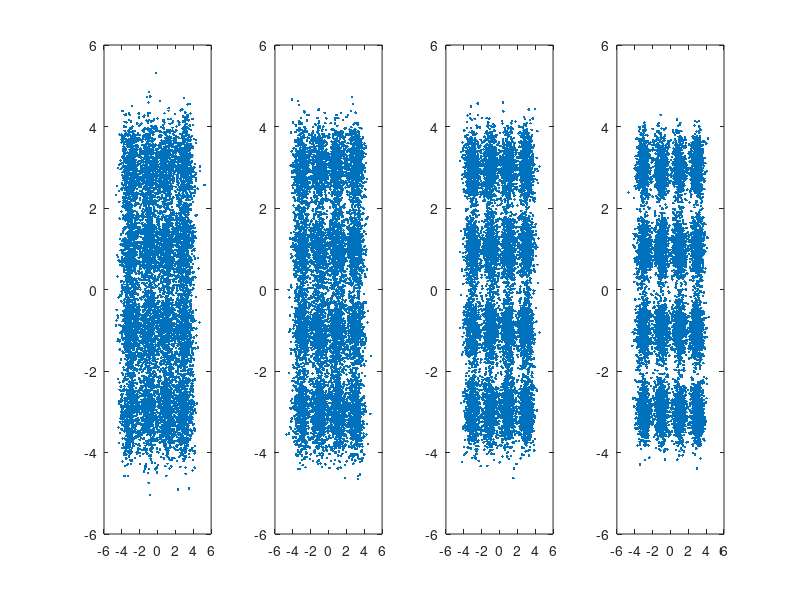

Write the MATLAB code that produced this figure.
clear;
% signal generation
% Use 100 loops to generate 100 sets of data
for j = 4:4  % bit per symbol: 1. PSK; 2. QPSK; 3.8QAM; 4. 16QAM; 5. 32QAM; 6.64QAM...
System.BitPerSymbol = j;
snr = 12:15;  % set SNR (dB)
for snrIndex= 1:length(snr)

Tx.SampleRate = 32e9; % symbol Rate
Tx.Linewidth = 0;% Linewidth of Transmitting signal carrier wave
Tx.Carrier = 0;% Frequency of Transmitting signal carrier wave
M = 2^System.BitPerSymbol;

Tx.DataSymbol = randi([0 M-1],1,10000);

% generate data with different modulations
% set the 2^3 (8QAM) modulation alone to realize the optimal 8QAM constellation diagram
if M ~= 8
    Tx.DataConstel = qammod(Tx.DataSymbol,M,'gray');
else
	tmp = Tx.DataSymbol;
	tmp2  = zeros(1,length(Tx.DataSymbol));
	for kk = 1:length(Tx.DataSymbol)
        switch tmp(kk)
            case 0
                tmp2(kk) = 1 + 1i;
            case 1
                tmp2(kk) = -1 + 1i;
            case 2
                tmp2(kk) = -1 - 1i;
            case 3
                tmp2(kk) = 1 - 1i;
            case 4
                tmp2(kk) = 1+sqrt(3);
            case 5
                tmp2(kk) = 0 + 1i .* (1+sqrt(3));
            case 6
                tmp2(kk) = 0 - 1i .* (1+sqrt(3));
            case 7
                tmp2(kk) = -1-sqrt(3);
        end
    end
	Tx.DataConstel = tmp2;
	clear tmp tmp2;
end

Tx.Signal = Tx.DataConstel;

% Load data onto carrier wave (consider noise)
N = length(Tx.Signal);
dt = 1/Tx.SampleRate;
t = dt*(0:N-1);
Phase1 = [0, cumsum(normrnd(0,sqrt(2*pi*Tx.Linewidth/(Tx.SampleRate)), 1, N-1))];
carrier1 = exp(1i*(2*pi*t*Tx.Carrier + Phase1));
Tx.Signal = Tx.Signal.*carrier1;

% Receive data under AWGN channel
Rx.Signal = awgn(Tx.Signal,snr(snrIndex),'measured');

CMAOUT = Rx.Signal;

% normalization of received data
CMAOUT=CMAOUT/sqrt(mean(abs(CMAOUT).^2));

subplot(1,4,snrIndex);
plot(Rx.Signal,'.');

end
end







